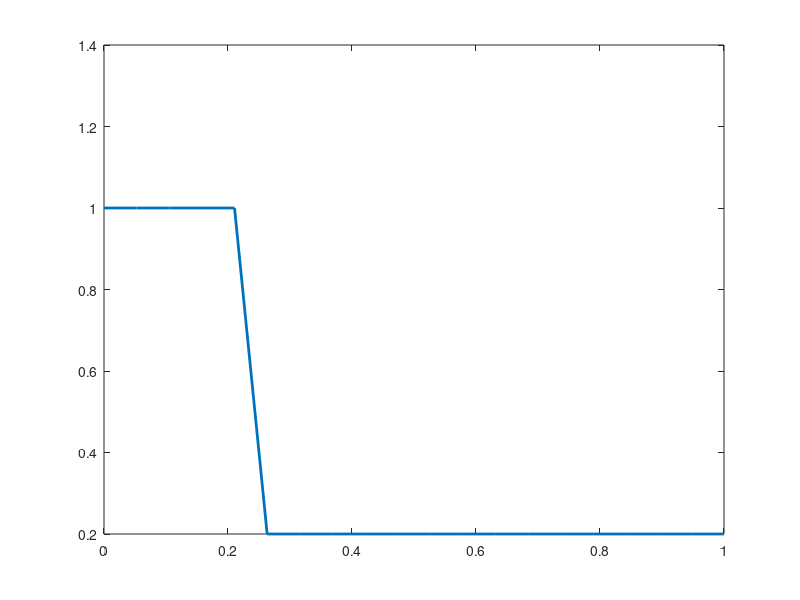

Here is the MATLAB script that generated this plot:
clear all; clc;


% PARAMETRES PHYSIQUES

h = 0.05;
N = round(1/h);

phi = 0.02;
dt = 0.01;
Nt = 5;

k = 300e-15;

D = [1 0; 0 1];


% GRILLES DDFV


[xp,yp] = meshgrid(h/2:h:1-h/2,h/2:h:1-h/2);
[xd,yd] = meshgrid(0:h:1,0:h:1);

xp = xp(:); yp = yp(:);
xd = xd(:); yd = yd(:);

n_prim = length(xp);
n_dual = length(xd);

total_dof = n_prim + n_dual;


% MATRICES GLOBALES


A_global = zeros(total_dof);
F_global = zeros(total_dof,1);

%% Source

f_source = @(x,y)-10 % Injection;

%% Mobilit?s

krw = @(s)s.^2;
lambdas = @(s,muw,muo) krw(s)/muw + (1-krw(s))/muo;

%% Saturation initiale

sw = 0.2*ones(N,1);
sw(1:min(5,N)) = 1;

mu_w = 1e-3;
mu_o = 5e-3;


% ASSEMBLAGE DDFV PRESSURE


for i=1:N
for j=1:N

idx_current=(j-1)*N+i;

D_ij=D;
D_ip1j=D;
D_im1j=D;
D_ijp1=D;
D_ijm1=D;

alpha_center = 2*D_ij(2,2)*D_ijp1(2,2)/(D_ij(2,2)+D_ijp1(2,2)) + ...
               2*D_ij(2,2)*D_ijm1(2,2)/(D_ij(2,2)+D_ijm1(2,2)) + ...
               2*D_ij(1,1)*D_im1j(1,1)/(D_ij(1,1)+D_im1j(1,1)) + ...
               2*D_ij(1,1)*D_ip1j(1,1)/(D_ij(1,1)+D_ip1j(1,1));

A_global(idx_current,idx_current)=alpha_center;

x_coord=(i-0.5)*h;
y_coord=(j-0.5)*h;

F_global(idx_current)=h^2*f_source(x_coord,y_coord);

end
end

%% R?gularisation matrice (IMPORTANT stabilit? num?rique)

A_global = A_global + 1e-8*eye(total_dof);

%% Conditions Dirichlet

for i=1:N
for j=[1 N]

idx=(j-1)*N+i;
A_global(idx,:)=0;
A_global(idx,idx)=1;
F_global(idx)=0;

end
end

for j=1:N
for i=[1 N]

idx=(j-1)*N+i;
A_global(idx,:)=0;
A_global(idx,idx)=1;
F_global(idx)=0;

end
end

%% Dual boundary

for i=0:N
for j=[0 N]

idx=n_prim+j*(N+1)+i+1;

if idx<=total_dof
A_global(idx,:)=0;
A_global(idx,idx)=1;
F_global(idx)=0;
end

end
end

%% R?solution pression

phi_solution=A_global\F_global;

phi_prim=phi_solution(1:n_prim);
phi_dual=phi_solution(n_prim+1:end);

%% Interpolation pression

Xp=reshape(xp,N,N);
Yp=reshape(yp,N,N);
PhiP=reshape(phi_prim,N,N);

Xd=reshape(xd,N+1,N+1);
Yd=reshape(yd,N+1,N+1);
PhiD=reshape(phi_dual,N+1,N+1);

[Xplot,Yplot]=meshgrid(linspace(0,1,100));

Ui_prim=interp2(Xp,Yp,PhiP,Xplot,Yplot,'linear');
Ui_dual=interp2(Xd,Yd,PhiD,Xplot,Yplot,'linear');

Ui_final=(Ui_prim+Ui_dual)/2;
Ui_final(isnan(Ui_final))=0;

% Darcy vitesse

lt=lambdas(sw,mu_w,mu_o);
lw=krw(sw);

u=zeros(N,1);
sw_new=sw;

idx_center = round(N/2);

for i=1:N-1

i2=min(i+1,N);

lt_face=0.5*(lt(i)+lt(i2));

dP=(Ui_final(idx_center,i2)-Ui_final(idx_center,i))/h;

u(i)=-k*lt_face*dP;

end


% Transport saturation UPWIND


for i=2:N-1

fw=lw(i)/max(lt(i),1e-12);

if u(i)>0
flux=fw*u(i);
else
flux=fw*u(min(i+1,N));
end

sw_new(i)=sw(i)-dt/phi*(flux-fw*u(i-1))/h;

end
% Visualisation


x=linspace(0,1,N);

figure
plot(x,sw_new,'LineWidth',2)
saveas(gcf, 'ma_figure_saturation_DDFVM_1D_injection.png');
xlabel('x')
ylabel('Saturation')
title('Transport saturation DDFVM')
grid on
